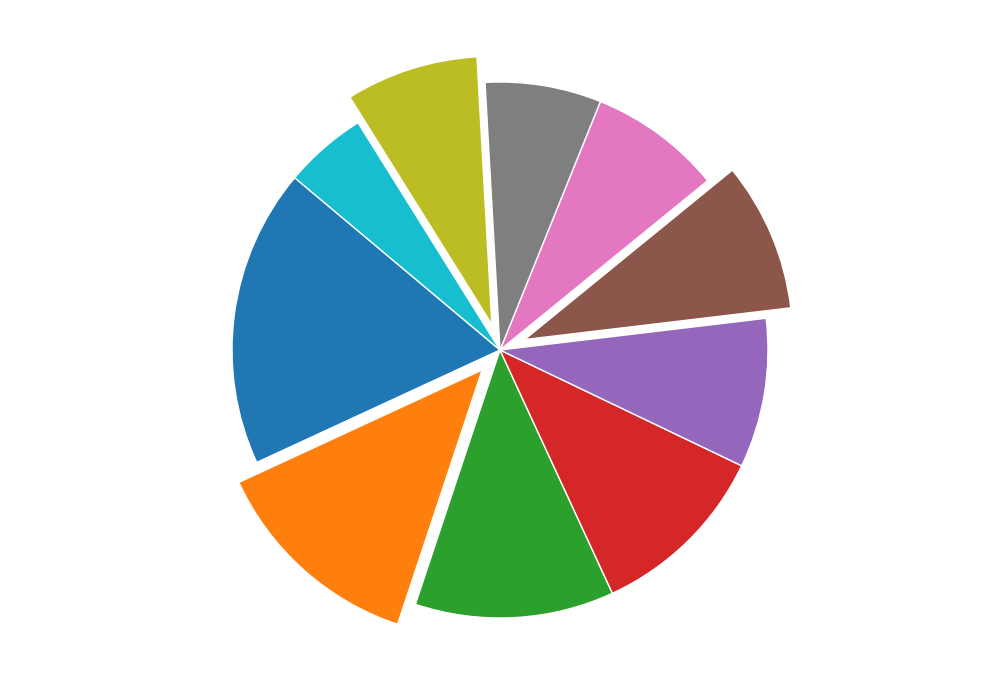

Here is the Python script that generated this plot:
import matplotlib.pyplot as plt

resource_allocation = [18, 13, 12, 11, 9, 9, 8, 7, 8, 5]
assert sum(resource_allocation) == 100, "The resource allocations must sum up to 100."

explode = (0, 0.1, 0, 0, 0, 0.1, 0, 0, 0.1, 0)

fig, ax = plt.subplots(figsize=(10, 7))

wedges, autotexts = ax.pie(
    resource_allocation, explode=explode,
    startangle=140, shadow=False, wedgeprops=dict(edgecolor='w')
)

for autotext in autotexts:
    autotext.set_fontsize(9)
    autotext.set_color('darkred')

plt.tight_layout()
plt.show()
